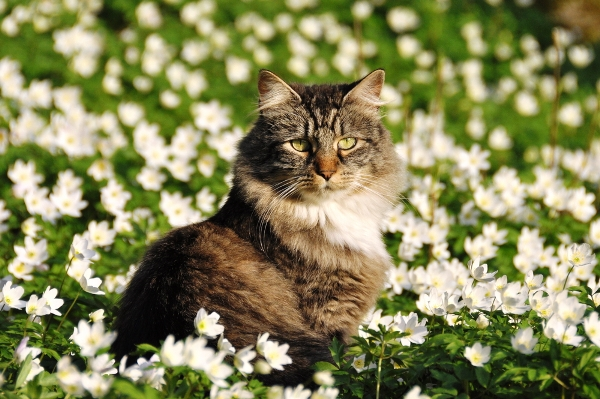
#> input picture examples/image recognition/images/01.jpg, 600 x 399 px
$ python detect.py --image images/01.jpg
#> lines starting #> are read from the running program, lines starting #| are printed output that depends on the picture; after the words box and inside, x2 and y2 are one past the last pixel; in counts of white or black regions, pixels touching at a corner belong together
# USAGE
# python3.5 detect.py --image images/01.jpg

import argparse
import cv2
import time

# construct the argument parse and parse the arguments
ap = argparse.ArgumentParser()
ap.add_argument("-i", "--image", required=True,
	help="path to the input image")
ap.add_argument("-c", "--cascade",
	default="haarcascade_frontalcatface.xml",
	help="path to cat detector haar cascade")
args = vars(ap.parse_args())

# load the input image and convert it to grayscale
image = cv2.imread(args["image"])
#> image is the input picture: shape (399, 600, 3); mean B, G, R 88.3, 133.4, 133.2
gray = cv2.cvtColor(image, cv2.COLOR_BGR2GRAY)
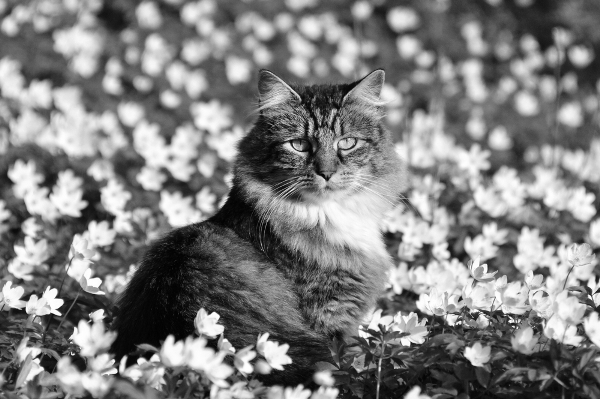
#> gray: shape (399, 600); min 0, max 255, mean 128.2

# load the cat detector Haar cascade, then detect cat faces
# in the input image
detector = cv2.CascadeClassifier(args["cascade"])
rects = detector.detectMultiScale(gray, scaleFactor=1.3,
	minNeighbors=10, minSize=(75, 75))
#> rects = [[264, 102, 113, 113]]

# loop over the cat faces and draw a rectangle surrounding each
for (i, (x, y, w, h)) in enumerate(rects):
	cv2.rectangle(image, (x, y), (x + w, y + h), (0, 0, 255), 2)
	cv2.putText(image, "Cat #{}".format(i + 1), (x, y - 10),
		cv2.FONT_HERSHEY_SIMPLEX, 0.55, (0, 0, 255), 2)
#> this loop made 1 pass
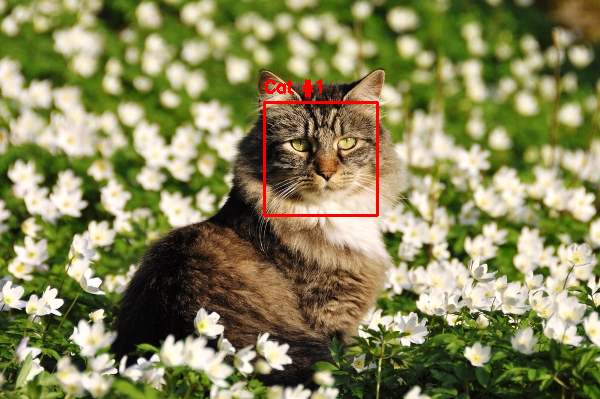
#> image: shape (399, 600, 3); 0.73% of pixels changed, all inside (x1, y1, x2, y2) = (263, 79, 379, 217)

# save the result image
cv2.imwrite('/tmp/result' + str(time.time()) + '.png',image)

$ run again, with examples/image recognition/images/02.jpg copied over examples/image recognition/images/01.jpg
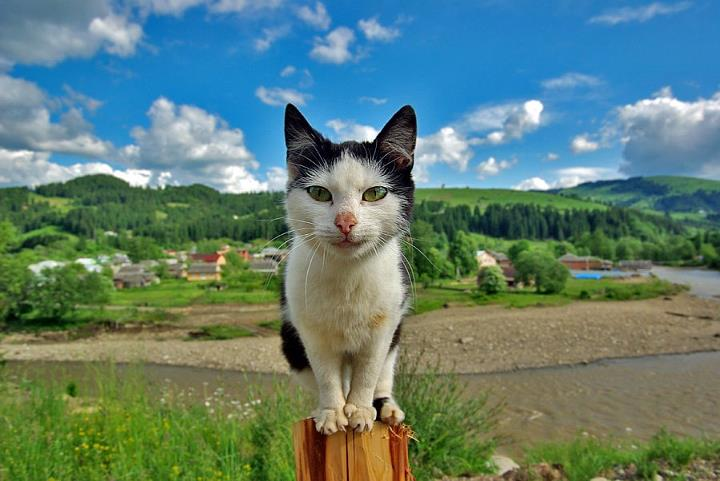
#> input picture examples/image recognition/images/02.jpg, 720 x 481 px
#> image is the input picture: shape (481, 720, 3); mean B, G, R 115.2, 126.2, 96.1
#> `gray = cv2.cvtColor(image, cv2.COLOR_BGR2GRAY)`:
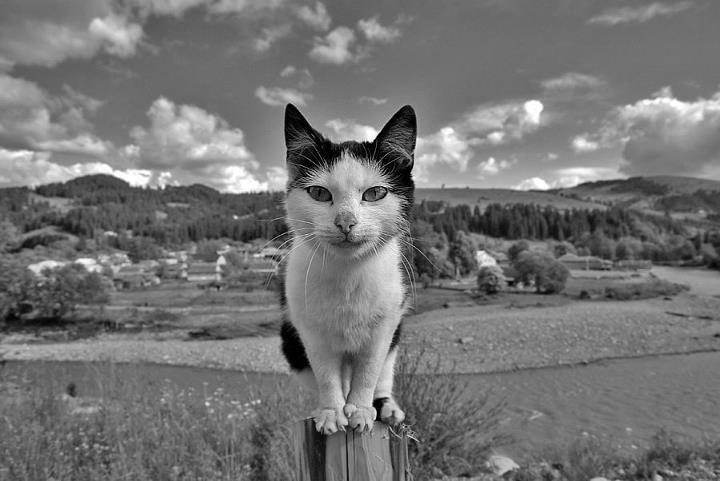
#> gray: shape (481, 720); min 0, max 255, mean 115.9
#> rects = [[290, 146, 115, 115]]
#> the loop `for (i, (x, y, w, h)) in enumerate(rects):` made 1 pass
#> after the loop `for (i, (x, y, w, h)) in enumerate(rects):`:
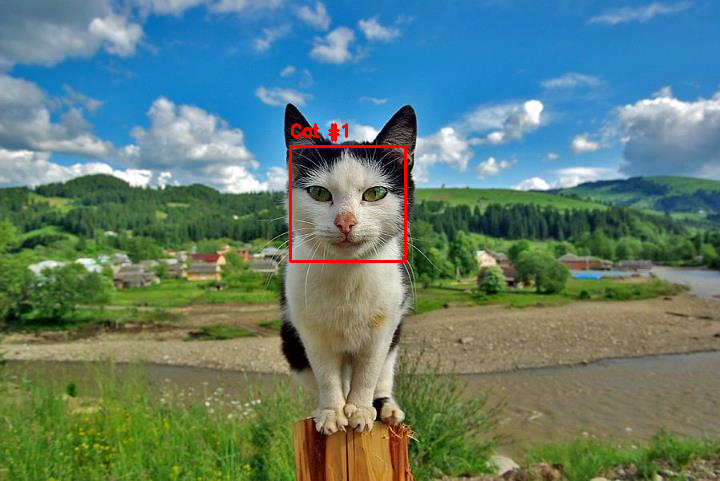
#> image: shape (481, 720, 3); 0.51% of pixels changed, all inside (x1, y1, x2, y2) = (289, 123, 407, 263)
